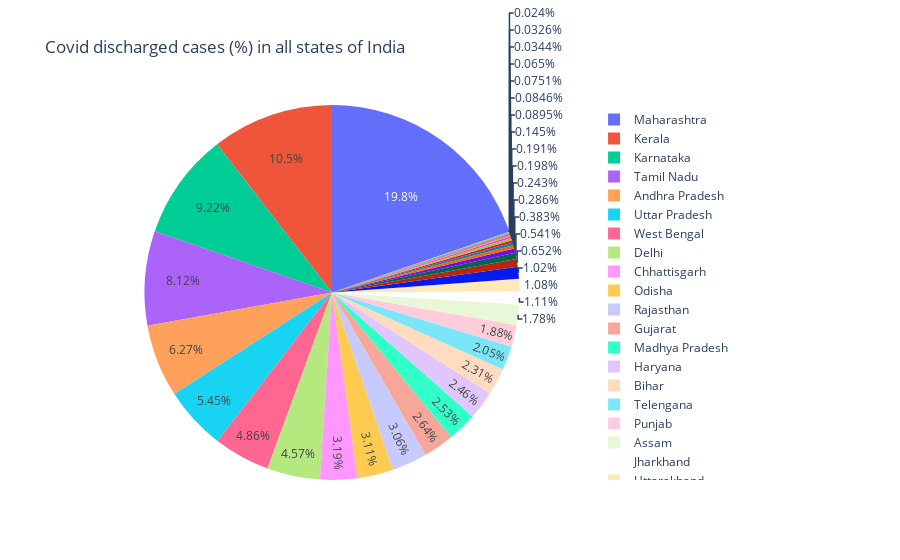

The cell this chart's notebook holds for it:
### Code cell
fig = px.pie(df, values='Discharged', names=df['State/UTs'], title='Covid discharged cases (%) in all states of India')
fig.show()

### Figure 1 — Plotly figure (JSON) as saved in the notebook; plotly's stock layout.template omitted (floating-point values rounded to 4 significant figures)
{"data": [{"domain": {"x": [0, 1], "y": [0, 1]}, "hovertemplate": "State/UTs=%{label}<br>Discharged=%{value}<extra></extra>", "labels": ["Andaman and Nicobar", "Andhra Pradesh", "Arunachal Pradesh", "Assam", "Bihar", "Chandigarh", "Chhattisgarh", "Dadra and Nagar Haveli and Daman and Diu", "Delhi", "Goa", "Gujarat", "Haryana", "Himachal Pradesh", "Jammu and Kashmir", "Jharkhand", "Karnataka", "Kerala", "Ladakh", "Lakshadweep", "Madhya Pradesh", "Maharashtra", "Manipur", "Meghalaya", "Mizoram", "Nagaland", "Odisha", "Puducherry", "Punjab", "Rajasthan", "Sikkim", "Tamil Nadu", "Telengana", "Tripura", "Uttar Pradesh", "Uttarakhand", "West Bengal"], "legendgroup": "", "name": "", "showlegend": true, "type": "pie", "values": [7404, 1936016, 44823, 550534, 714872, 61116, 987012, 10631, 1410809, 167118, 814595, 759614, 201543, 316090, 341855, 2847627, 3242684, 20081, 10078, 781217, 6103325, 88480, 58987, 27642, 26130, 960386, 118320, 582395, 944509, 23211, 2509029, 633371, 75167, 1685091, 334261, 1500331]}], "layout": {"legend": {"tracegroupgap": 0}, "title": {"text": "Covid discharged cases (%) in all states of India"}}}
